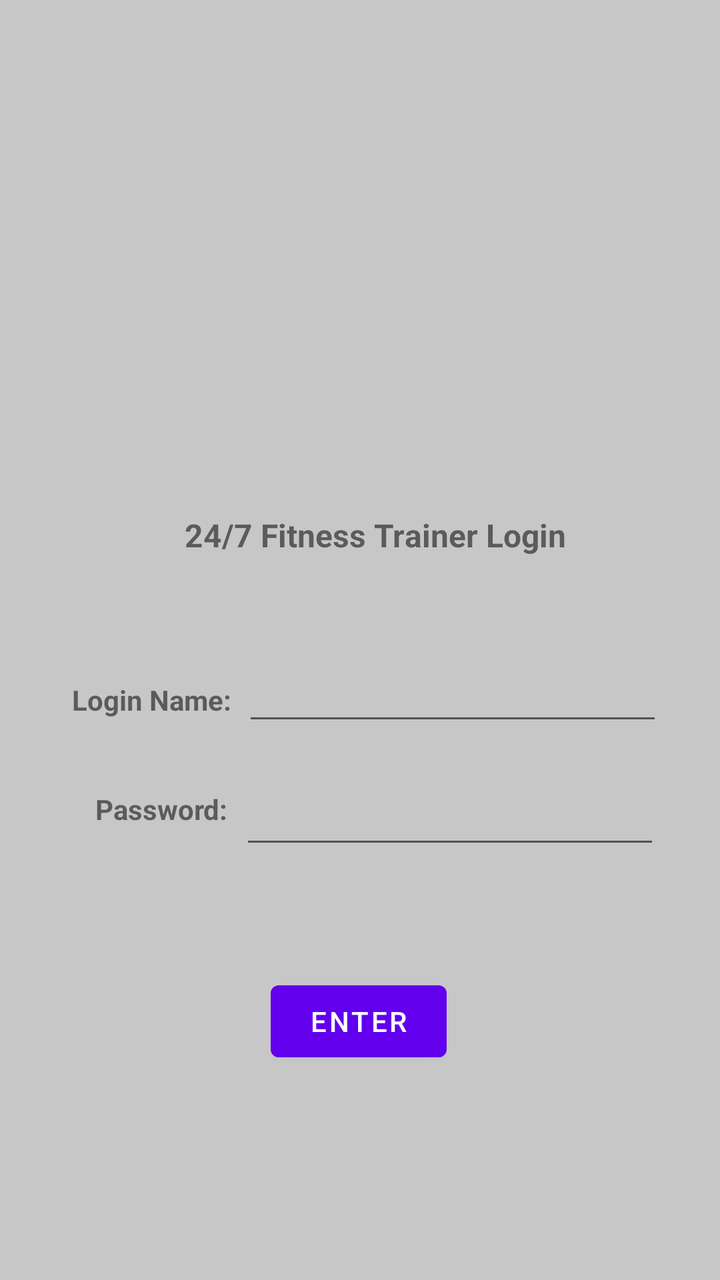
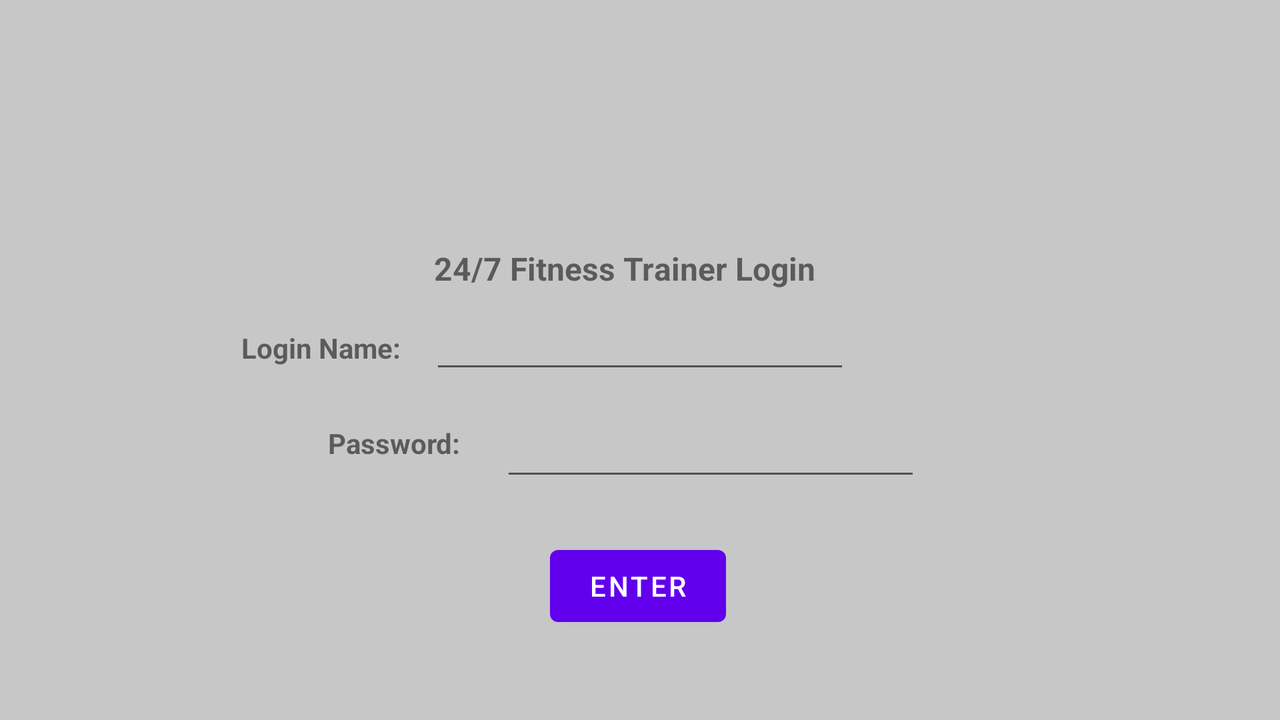

One screen, two layout resources from the same app: the default and the repository's alternative for another configuration. Each is rendered where Android would select it; the XML of both is given below.
<!-- AndroidManifest.xml: application theme Theme.FitnessTrainerApp -->
<!-- res/layout/activity_main.xml -->
<?xml version="1.0" encoding="utf-8"?>
<androidx.constraintlayout.widget.ConstraintLayout xmlns:android="http://schemas.android.com/apk/res/android"
    xmlns:app="http://schemas.android.com/apk/res-auto"
    xmlns:tools="http://schemas.android.com/tools"
    android:layout_width="match_parent"
    android:layout_height="match_parent"
    android:background="#68777777"
    tools:context=".Activities.MainActivity">

    <TextView
        android:layout_width="wrap_content"
        android:layout_height="wrap_content"
        android:text="24/7 Fitness Trainer Login"
        android:textSize="16sp"
        android:textStyle="bold"
        app:layout_constraintBottom_toBottomOf="parent"
        app:layout_constraintHorizontal_bias="0.546"
        app:layout_constraintLeft_toLeftOf="parent"
        app:layout_constraintRight_toRightOf="parent"
        app:layout_constraintTop_toTopOf="parent"
        app:layout_constraintVertical_bias="0.415" />

    <EditText
        android:id="@+id/editTextTextPassword"
        android:layout_width="wrap_content"
        android:layout_height="wrap_content"
        android:ems="10"
        android:inputType="textPassword"
        android:minHeight="48dp"
        app:layout_constraintBottom_toBottomOf="parent"
        app:layout_constraintEnd_toEndOf="parent"
        app:layout_constraintHorizontal_bias="0.164"
        app:layout_constraintStart_toEndOf="@+id/textPassword"
        app:layout_constraintTop_toTopOf="parent"
        app:layout_constraintVertical_bias="0.644"
        tools:ignore="SpeakableTextPresentCheck" />

    <TextView
        android:id="@+id/textLoginName"
        android:layout_width="wrap_content"
        android:layout_height="wrap_content"
        android:text="Login Name:"
        android:textStyle="bold"
        app:layout_constraintBottom_toTopOf="@+id/textPassword"
        app:layout_constraintEnd_toEndOf="parent"
        app:layout_constraintHorizontal_bias="0.129"
        app:layout_constraintStart_toStartOf="parent"
        app:layout_constraintTop_toTopOf="parent"
        app:layout_constraintVertical_bias="0.905" />

    <TextView
        android:id="@+id/textPassword"
        android:layout_width="wrap_content"
        android:layout_height="wrap_content"
        android:text="Password:"
        android:textStyle="bold"
        app:layout_constraintBottom_toBottomOf="parent"
        app:layout_constraintEnd_toEndOf="parent"
        app:layout_constraintHorizontal_bias="0.162"
        app:layout_constraintStart_toStartOf="parent"
        app:layout_constraintTop_toTopOf="parent"
        app:layout_constraintVertical_bias="0.636" />

    <EditText
        android:id="@+id/editTextLoginName"
        android:layout_width="wrap_content"
        android:layout_height="wrap_content"
        android:ems="10"
        android:inputType="textPersonName"
        android:minHeight="48dp"
        app:layout_constraintBottom_toTopOf="@+id/editTextTextPassword"
        app:layout_constraintEnd_toEndOf="parent"
        app:layout_constraintHorizontal_bias="0.164"
        app:layout_constraintStart_toEndOf="@+id/textLoginName"
        app:layout_constraintTop_toTopOf="parent"
        app:layout_constraintVertical_bias="0.959"
        tools:ignore="SpeakableTextPresentCheck" />

    <Button
        android:id="@+id/button"
        style="@style/onLogin"
        android:onClick="onLogin"
        android:text="ENTER"
        app:layout_constraintBottom_toBottomOf="parent"
        app:layout_constraintEnd_toEndOf="parent"
        app:layout_constraintHorizontal_bias="0.498"
        app:layout_constraintStart_toStartOf="parent"
        app:layout_constraintTop_toBottomOf="@+id/editTextTextPassword"
        app:layout_constraintVertical_bias="0.353" />

</androidx.constraintlayout.widget.ConstraintLayout>
<!-- resources referenced by this layout -->
<resources>
  <style name="onLogin">
          <item name="android:layout_width">wrap_content</item>
          <item name="android:layout_height">wrap_content</item>
      </style>
  <style name="Theme.FitnessTrainerApp" parent="Theme.MaterialComponents.DayNight.DarkActionBar">
          
          <item name="colorPrimary">@color/purple_500</item>
          <item name="colorPrimaryVariant">@color/purple_700</item>
          <item name="colorOnPrimary">@color/white</item>
          
          <item name="colorSecondary">@color/teal_200</item>
          <item name="colorSecondaryVariant">@color/teal_700</item>
          <item name="colorOnSecondary">@color/black</item>
          
          <item name="android:statusBarColor" tools:targetApi="l">?attr/colorPrimaryVariant</item>
          
      </style>
</resources>
<!-- res/layout-land/activity_main.xml (the repository's variant of the layout above) -->
<!-- drawn on the phone turned sideways -->
<?xml version="1.0" encoding="utf-8"?>
<androidx.constraintlayout.widget.ConstraintLayout xmlns:android="http://schemas.android.com/apk/res/android"
    xmlns:app="http://schemas.android.com/apk/res-auto"
    xmlns:tools="http://schemas.android.com/tools"
    android:layout_width="match_parent"
    android:layout_height="match_parent"
    android:background="#68777777"
    tools:context=".Activities.MainActivity">

    <TextView
        android:layout_width="wrap_content"
        android:layout_height="wrap_content"
        android:text="24/7 Fitness Trainer Login"
        android:textSize="16sp"
        android:textStyle="bold"
        app:layout_constraintBottom_toBottomOf="parent"
        app:layout_constraintHorizontal_bias="0.483"
        app:layout_constraintLeft_toLeftOf="parent"
        app:layout_constraintRight_toRightOf="parent"
        app:layout_constraintTop_toTopOf="parent"
        app:layout_constraintVertical_bias="0.365" />

    <EditText
        android:id="@+id/editTextTextPassword"
        android:layout_width="wrap_content"
        android:layout_height="wrap_content"
        android:ems="10"
        android:inputType="textPassword"
        android:minHeight="48dp"
        app:layout_constraintBottom_toBottomOf="parent"
        app:layout_constraintEnd_toEndOf="parent"
        app:layout_constraintHorizontal_bias="0.1"
        app:layout_constraintStart_toEndOf="@+id/textPassword"
        app:layout_constraintTop_toTopOf="parent"
        app:layout_constraintVertical_bias="0.633"
        tools:ignore="SpeakableTextPresentCheck" />

    <TextView
        android:id="@+id/textLoginName"
        android:layout_width="wrap_content"
        android:layout_height="wrap_content"
        android:layout_marginStart="144dp"
        android:layout_marginEnd="38dp"
        android:text="Login Name:"
        android:textStyle="bold"
        app:layout_constraintBottom_toTopOf="@+id/textPassword"
        app:layout_constraintEnd_toStartOf="@+id/editTextLoginName"
        app:layout_constraintStart_toStartOf="parent"
        app:layout_constraintTop_toTopOf="parent"
        app:layout_constraintVertical_bias="0.852" />

    <TextView
        android:id="@+id/textPassword"
        android:layout_width="wrap_content"
        android:layout_height="wrap_content"
        android:layout_marginStart="164dp"
        android:text="Password:"
        android:textStyle="bold"
        app:layout_constraintBottom_toBottomOf="parent"
        app:layout_constraintStart_toStartOf="parent"
        app:layout_constraintTop_toTopOf="parent"
        app:layout_constraintVertical_bias="0.622" />

    <EditText
        android:id="@+id/editTextLoginName"
        android:layout_width="wrap_content"
        android:layout_height="wrap_content"
        android:ems="10"
        android:inputType="textPersonName"
        android:minHeight="48dp"
        app:layout_constraintBottom_toTopOf="@+id/editTextTextPassword"
        app:layout_constraintEnd_toEndOf="parent"
        app:layout_constraintStart_toStartOf="parent"
        app:layout_constraintTop_toTopOf="parent"
        app:layout_constraintVertical_bias="0.962"
        tools:ignore="SpeakableTextPresentCheck" />

    <Button
        android:id="@+id/button"
        style="@style/onLogin"
        android:onClick="onLogin"
        android:text="ENTER"
        app:layout_constraintBottom_toBottomOf="parent"
        app:layout_constraintEnd_toEndOf="parent"
        app:layout_constraintHorizontal_bias="0.498"
        app:layout_constraintStart_toStartOf="parent"
        app:layout_constraintTop_toBottomOf="@+id/editTextTextPassword"
        app:layout_constraintVertical_bias="0.353" />

</androidx.constraintlayout.widget.ConstraintLayout>
